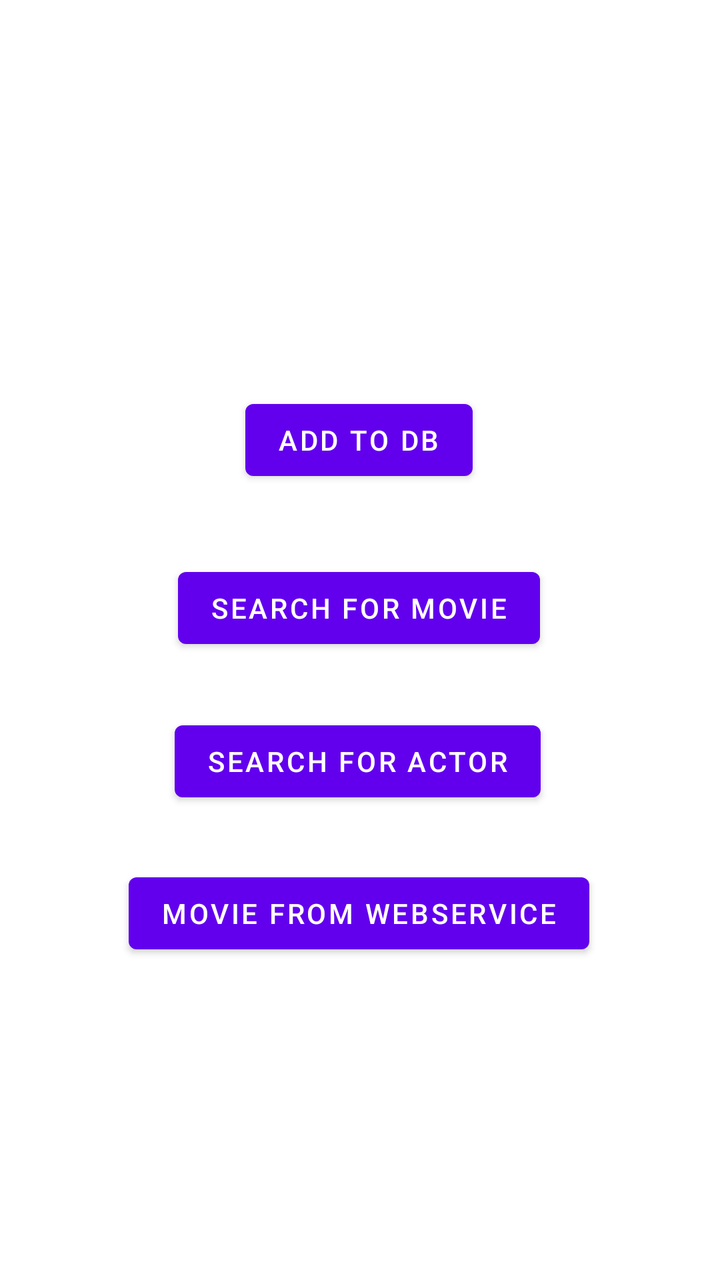
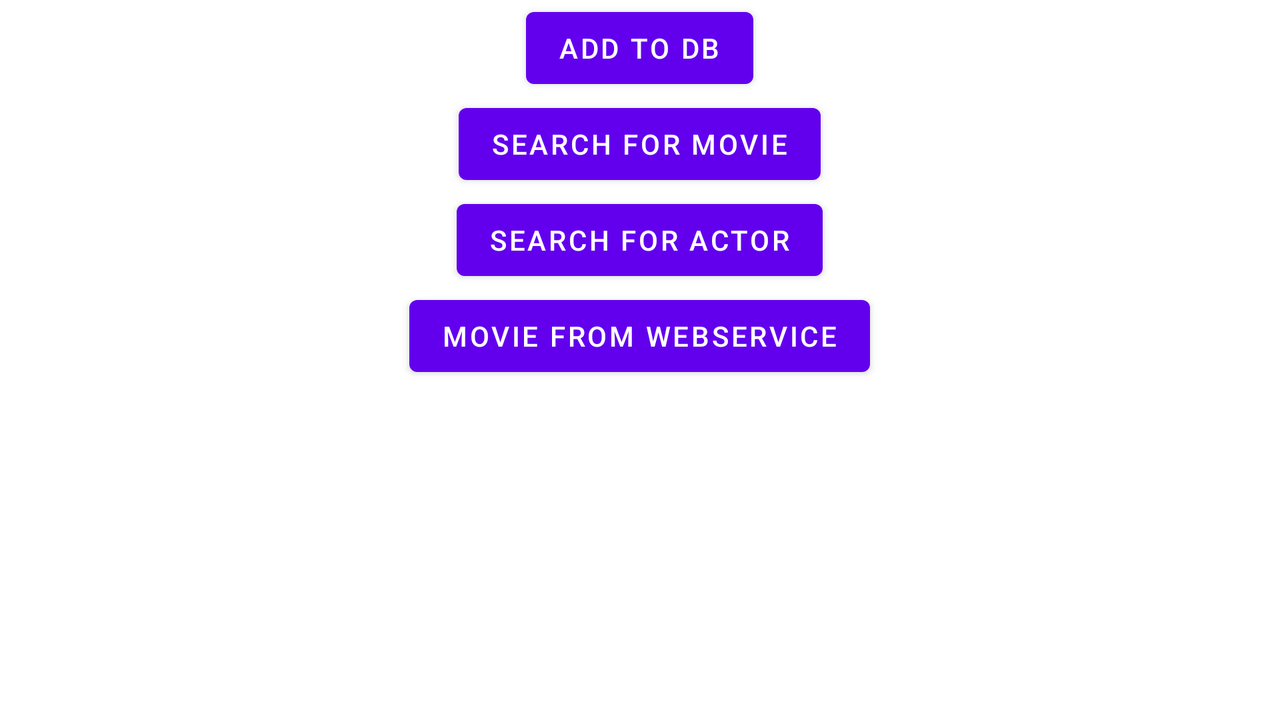

Compare how this app lays out the same screen by default and in its alternative resource folder. The renders come first, then the two layout files and the values they reference.
<!-- AndroidManifest.xml: application theme Theme.W1720335 -->
<!-- res/layout/activity_main.xml -->
<?xml version="1.0" encoding="utf-8"?>
<androidx.constraintlayout.widget.ConstraintLayout xmlns:android="http://schemas.android.com/apk/res/android"
    xmlns:app="http://schemas.android.com/apk/res-auto"
    xmlns:tools="http://schemas.android.com/tools"
    android:layout_width="match_parent"
    android:layout_height="match_parent"
    tools:context=".MainActivity">

    <Button
        android:id="@+id/add_to_db"
        android:layout_width="wrap_content"
        android:layout_height="wrap_content"
        android:layout_marginTop="196dp"
        android:text="Add to DB"
        app:layout_constraintEnd_toEndOf="parent"
        app:layout_constraintHorizontal_bias="0.498"
        app:layout_constraintStart_toStartOf="parent"
        app:layout_constraintTop_toTopOf="parent" />

    <Button
        android:id="@+id/search_movies"
        android:layout_width="wrap_content"
        android:layout_height="wrap_content"
        android:layout_marginTop="36dp"
        android:text="Search for Movie"
        app:layout_constraintEnd_toEndOf="parent"
        app:layout_constraintHorizontal_bias="0.498"
        app:layout_constraintStart_toStartOf="parent"
        app:layout_constraintTop_toBottomOf="@+id/add_to_db" />

    <Button
        android:id="@+id/search_actors"
        android:layout_width="wrap_content"
        android:layout_height="wrap_content"
        android:text="Search for Actor"
        app:layout_constraintBottom_toBottomOf="parent"
        app:layout_constraintEnd_toEndOf="parent"
        app:layout_constraintHorizontal_bias="0.493"
        app:layout_constraintStart_toStartOf="parent"
        app:layout_constraintTop_toBottomOf="@+id/search_movies"
        app:layout_constraintVertical_bias="0.108" />

    <Button
        android:id="@+id/search_web"
        android:layout_width="wrap_content"
        android:layout_height="wrap_content"
        android:text="Movie from WebService"
        app:layout_constraintBottom_toBottomOf="parent"
        app:layout_constraintEnd_toEndOf="parent"
        app:layout_constraintHorizontal_bias="0.497"
        app:layout_constraintStart_toStartOf="parent"
        app:layout_constraintTop_toBottomOf="@+id/search_actors"
        app:layout_constraintVertical_bias="0.149" />

</androidx.constraintlayout.widget.ConstraintLayout>
<!-- resources referenced by this layout -->
<resources>
  <style name="Theme.W1720335" parent="Theme.MaterialComponents.DayNight.DarkActionBar">
          
          <item name="colorPrimary">@color/purple_500</item>
          <item name="colorPrimaryVariant">@color/purple_700</item>
          <item name="colorOnPrimary">@color/white</item>
          
          <item name="colorSecondary">@color/teal_200</item>
          <item name="colorSecondaryVariant">@color/teal_700</item>
          <item name="colorOnSecondary">@color/black</item>
          
          <item name="android:statusBarColor" tools:targetApi="l">?attr/colorPrimaryVariant</item>
          
      </style>
  <color name="purple_500">#FF6200EE</color>
  <color name="purple_700">#FF3700B3</color>
  <color name="white">#FFFFFFFF</color>
  <color name="teal_200">#FF03DAC5</color>
  <color name="teal_700">#FF018786</color>
  <color name="black">#FF000000</color>
</resources>
<!-- res/layout-land/activity_main.xml (the repository's variant of the layout above) -->
<!-- drawn on the phone turned sideways -->
<?xml version="1.0" encoding="utf-8"?>
<LinearLayout xmlns:android="http://schemas.android.com/apk/res/android"
xmlns:app="http://schemas.android.com/apk/res-auto"
xmlns:tools="http://schemas.android.com/tools"
android:layout_width="match_parent"
android:layout_height="match_parent"
android:orientation="vertical"
tools:context=".MainActivity">

    <Button
        android:id="@+id/add_to_db"
        android:layout_width="wrap_content"
        android:layout_height="wrap_content"
        android:layout_gravity="center"
        android:text="Add to DB"
        tools:layout_editor_absoluteY="94dp" />

    <Button
        android:id="@+id/search_movies"
        android:layout_width="wrap_content"
        android:layout_height="wrap_content"
        android:layout_gravity="center"
        android:text="Search for Movie"
        tools:layout_editor_absoluteX="550dp"
        tools:layout_editor_absoluteY="142dp" />

    <Button
        android:id="@+id/search_actors"
        android:layout_width="wrap_content"
        android:layout_height="wrap_content"
        android:layout_gravity="center"
        android:text="Search for Actor"
        tools:layout_editor_absoluteY="190dp" />

    <Button
        android:id="@+id/search_web"
        android:layout_width="wrap_content"
        android:layout_height="wrap_content"
        android:layout_gravity="center"
        android:text="Movie from WebService"
        tools:layout_editor_absoluteX="501dp"
        tools:layout_editor_absoluteY="238dp" />

</LinearLayout>
